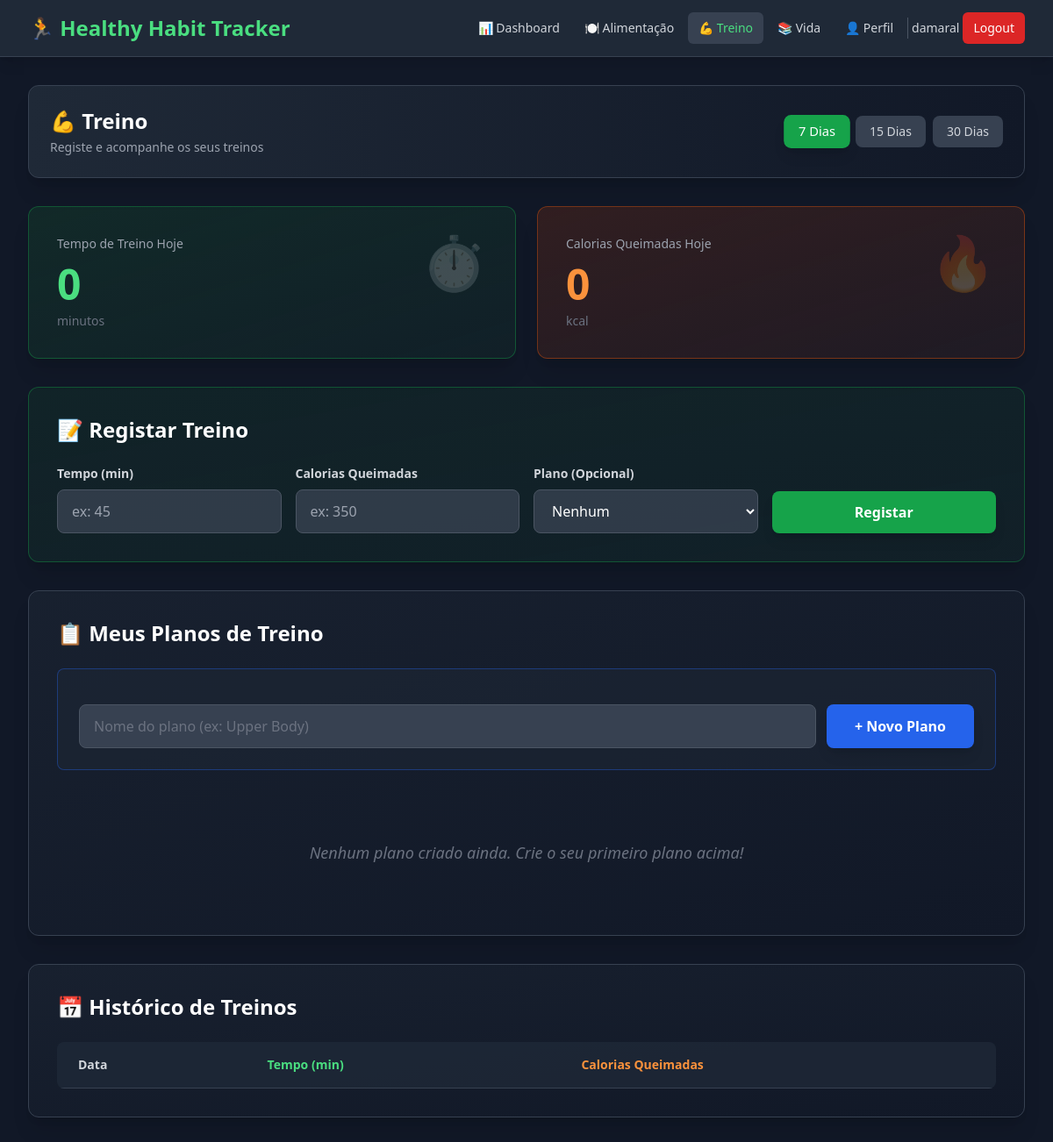
Screenshot of /treino (signed in) with the database file from the repository.
### models.py (models this page shows)
class User(db.Model, UserMixin):
    id = db.Column(db.Integer, primary_key=True)
    username = db.Column(db.String(80), unique=True, nullable=False)
    password_hash = db.Column(db.String(128), nullable=False)
    goal_calories = db.Column(db.Integer, default=2000)
    goal_water = db.Column(db.Float, default=2.0)
    goal_weight = db.Column(db.Float, default=70.0)
    goal_workout_time = db.Column(db.Integer, default=30) # minutos por dia
    goal_workout_days = db.Column(db.Integer, default=3) # dias por semana
    goal_sleep_hours = db.Column(db.Float, default=8.0) # horas por noite
    goal_reading_pages = db.Column(db.Integer, default=20) # páginas por dia
    logs = db.relationship('DailyLog', backref='user', lazy=True)
    training_plans = db.relationship('TrainingPlan', backref='user', lazy=True)

class DailyLog(db.Model):
    id = db.Column(db.Integer, primary_key=True)
    date = db.Column(db.Date, nullable=False, default=datetime.utcnow().date)
    calories_consumed = db.Column(db.Integer, default=0)
    water_liters = db.Column(db.Float, default=0.0)
    calories_burned = db.Column(db.Integer, default=0)
    workout_minutes = db.Column(db.Integer, default=0)
    reading_pages = db.Column(db.Integer, default=0)
    weight = db.Column(db.Float, default=0.0)
    sleep_hours = db.Column(db.Float, default=0.0)
    protein_consumed = db.Column(db.Float, default=0.0)
    carbs_consumed = db.Column(db.Float, default=0.0)
    fats_consumed = db.Column(db.Float, default=0.0)
    training_plan_id = db.Column(db.Integer, db.ForeignKey('training_plan.id'), nullable=True)
    training_plan = db.relationship('TrainingPlan', backref='logs', lazy=True)
    user_id = db.Column(db.Integer, db.ForeignKey('user.id'), nullable=False)
    __table_args__ = (db.UniqueConstraint('user_id', 'date', name='_user_date_uc'),)

### app.py (the view, shortened to what this page needs)
@app.route('/treino', methods=['GET', 'POST'])
@login_required
def treino():
    filter_days = int(request.args.get('days', 7))
    today = datetime.utcnow().date()
    start_date = today - timedelta(days=filter_days-1)
    logs = DailyLog.query.filter(DailyLog.user_id == current_user.id, DailyLog.date >= start_date).order_by(DailyLog.date.asc()).all()
    plans = TrainingPlan.query.filter_by(user_id=current_user.id).all()
    log_today = get_or_create_log(current_user.id)
    return render_template('treino.html', logs=logs, plans=plans, log_today=log_today, filter_days=filter_days)

### app.py (called while the page is built)
@login_manager.user_loader
def load_user(user_id):
    return User.query.get(int(user_id))

def get_or_create_log(user_id, date=None):
    if date is None:
        date = datetime.utcnow().date()
    log = DailyLog.query.filter_by(user_id=user_id, date=date).first()
    if not log:
        log = DailyLog(user_id=user_id, date=date)
        db.session.add(log)
        db.session.commit()
    return log

### templates/treino.html (shortened to what this page needs)
{% extends "base.html" %}
{% block content %}
<div class="space-y-8">
    <div class="flex flex-col sm:flex-row justify-between items-center bg-gradient-to-r from-gray-800 to-gray-900 p-6 rounded-xl shadow-xl border border-gray-700 gap-4">
        <div>
            <h2 class="text-2xl font-bold text-white">💪 Treino</h2>
            <p class="text-gray-400 text-sm mt-1">Registe e acompanhe os seus treinos</p>
        </div>
        <div class="flex flex-wrap justify-center gap-2">
            <a href="{{ url_for('treino', days=7) }}" class="px-4 py-2 rounded-lg text-sm font-medium transition-all {% if filter_days == 7 %}bg-green-600 text-white shadow-lg scale-105{% else %}bg-gray-700 text-gray-300 hover:bg-gray-600{% endif %}">7 Dias</a>
            <a href="{{ url_for('treino', days=15) }}" class="px-4 py-2 rounded-lg text-sm font-medium transition-all {% if filter_days == 15 %}bg-green-600 text-white shadow-lg scale-105{% else %}bg-gray-700 text-gray-300 hover:bg-gray-600{% endif %}">15 Dias</a>
            <a href="{{ url_for('treino', days=30) }}" class="px-4 py-2 rounded-lg text-sm font-medium transition-all {% if filter_days == 30 %}bg-green-600 text-white shadow-lg scale-105{% else %}bg-gray-700 text-gray-300 hover:bg-gray-600{% endif %}">30 Dias</a>
        </div>
    </div>
    <div class="grid grid-cols-1 md:grid-cols-2 gap-6">
        <div class="bg-gradient-to-br from-green-900/30 to-green-800/10 border border-green-600/40 p-8 rounded-xl shadow-xl hover:from-green-900/40 hover:to-green-800/20 transition">
            <div class="flex justify-between items-start">
                <div>
                    <p class="text-gray-400 text-sm mb-3">Tempo de Treino Hoje</p>
                    <p class="text-5xl font-bold text-green-400">{{ log_today.workout_minutes }}</p>
                    <p class="text-gray-500 text-sm mt-2">minutos</p>
                </div>
                <div class="text-6xl opacity-20">⏱️</div>
            </div>
        </div>
        <div class="bg-gradient-to-br from-orange-900/30 to-orange-800/10 border border-orange-600/40 p-8 rounded-xl shadow-xl hover:from-orange-900/40 hover:to-orange-800/20 transition">
            <div class="flex justify-between items-start">
                <div>
                    <p class="text-gray-400 text-sm mb-3">Calorias Queimadas Hoje</p>
                    <p class="text-5xl font-bold text-orange-400">{{ log_today.calories_burned }}</p>
                    <p class="text-gray-500 text-sm mt-2">kcal</p>
                </div>
                <div class="text-6xl opacity-20">🔥</div>
            </div>
        </div>
    </div>
    <div class="bg-gradient-to-br from-green-900/20 to-green-800/10 border border-green-600/40 p-8 rounded-xl shadow-xl">
        <h3 class="text-2xl font-bold text-white mb-6">📝 Registar Treino</h3>
        <form method="POST" class="space-y-4">
            <div class="grid grid-cols-1 md:grid-cols-4 gap-4">
                <div>
                    <label class="block text-sm font-semibold text-gray-300 mb-2">Tempo (min)</label>
                    <input type="number" name="minutes" required class="w-full px-4 py-3 bg-gray-700/80 border border-gray-600 rounded-lg text-white focus:outline-none focus:ring-2 focus:ring-green-500" placeholder="ex: 45">
                </div>
                <div>
                    <label class="block text-sm font-semibold text-gray-300 mb-2">Calorias Queimadas</label>
                    <input type="number" name="calories" required class="w-full px-4 py-3 bg-gray-700/80 border border-gray-600 rounded-lg text-white focus:outline-none focus:ring-2 focus:ring-green-500" placeholder="ex: 350">
                </div>
                <div>
                    <label class="block text-sm font-semibold text-gray-300 mb-2">Plano (Opcional)</label>
                    <select name="plan_id" class="w-full px-4 py-3 bg-gray-700/80 border border-gray-600 rounded-lg text-white focus:outline-none focus:ring-2 focus:ring-green-500">
                        <option value="">Nenhum</option>
                    </select>
                </div>
                <div class="flex items-end">
                    <button type="submit" class="w-full bg-green-600 hover:bg-green-700 text-white px-6 py-3 rounded-lg font-semibold transition-all transform hover:scale-105 shadow-lg">Registar</button>
                </div>
            </div>
        </form>
    </div>
    <div class="bg-gradient-to-br from-gray-800/50 to-gray-900/30 border border-gray-700 rounded-xl p-8 shadow-xl">
        <h3 class="text-2xl font-bold text-white mb-6">📋 Meus Planos de Treino</h3>
        <div class="mb-8 p-6 bg-gray-800/50 rounded-lg border border-blue-600/40">
            <form method="POST" class="space-y-4">
                <div class="flex flex-col sm:flex-row gap-3">
                    <input type="text" name="plan_name" placeholder="Nome do plano (ex: Upper Body)" required class="flex-1 px-4 py-3 bg-gray-700 border border-gray-600 rounded-lg text-white placeholder-gray-500 focus:outline-none focus:ring-2 focus:ring-blue-500">
                    <button type="submit" class="bg-blue-600 hover:bg-blue-700 text-white px-8 py-3 rounded-lg font-semibold transition-all transform hover:scale-105 shadow-lg whitespace-nowrap">+ Novo Plano</button>
                </div>
            </form>
        </div>
        {% if plans %}
        <div class="space-y-6">
            {% for plan in plans %}
            <div class="border border-gray-700/50 p-6 rounded-lg bg-gray-800/30 hover:bg-gray-800/50 transition-all">
                <div class="flex justify-between items-center mb-6">
                    <h4 class="text-xl font-bold text-green-400">{{ plan.name }}</h4>
                    <form method="POST" class="inline" onsubmit="return confirm('Tem a certeza?');">
                        <input type="hidden" name="action" value="delete_plan">
                        <input type="hidden" name="plan_id" value="{{ plan.id }}">
                        <button type="submit" class="text-red-400 hover:text-red-300 text-sm font-semibold transition-colors">🗑️ Apagar</button>
                    </form>
                </div>
                <form method="POST" class="mb-6 p-4 bg-gray-700/30 rounded-lg border border-gray-600 space-y-3">
                    <input type="hidden" name="action" value="add_exercise">
                    <input type="hidden" name="plan_id" value="{{ plan.id }}">
                    <div class="grid grid-cols-1 md:grid-cols-5 gap-2">
                        <input type="text" name="exercise_name" placeholder="Nome do exercício" required class="md:col-span-2 px-3 py-2 bg-gray-700 border border-gray-600 rounded-lg text-white text-sm focus:outline-none focus:ring-2 focus:ring-green-500">
                        <input type="number" name="sets" placeholder="Séries" required class="px-3 py-2 bg-gray-700 border border-gray-600 rounded-lg text-white text-sm focus:outline-none focus:ring-2 focus:ring-green-500">
                        <input type="text" name="reps" placeholder="Repetições" required class="px-3 py-2 bg-gray-700 border border-gray-600 rounded-lg text-white text-sm focus:outline-none focus:ring-2 focus:ring-green-500">
                        <input type="number" step="0.1" name="weight" placeholder="Peso (kg)" class="px-3 py-2 bg-gray-700 border border-gray-600 rounded-lg text-white text-sm focus:outline-none focus:ring-2 focus:ring-green-500">
                    </div>
                    <button type="submit" class="w-full md:col-span-5 bg-green-600 hover:bg-green-700 text-white px-4 py-2 rounded-lg text-sm font-semibold transition-all">+ Adicionar Exercício</button>
                </form>
                {% if plan.exercises %}
                <div class="overflow-x-auto rounded-lg">
                    <table class="w-full text-sm">
                        <thead class="bg-gray-800/60 border-b border-gray-700">
                            <tr>
                                <th class="px-4 py-3 text-left text-gray-300 font-semibold">Exercício</th>
                                <th class="px-4 py-3 text-left text-gray-300 font-semibold">Séries</th>
                                <th class="px-4 py-3 text-left text-gray-300 font-semibold">Reps</th>
                                <th class="px-4 py-3 text-left text-gray-300 font-semibold">Peso (kg)</th>
                                <th class="px-4 py-3 text-right text-gray-300 font-semibold">Ações</th>
                            </tr>
                        </thead>
                        <tbody class="divide-y divide-gray-700/30">
                            {% for exercise in plan.exercises %}
                            <tr class="hover:bg-gray-800/30 transition-colors">
                                <td class="px-4 py-3 font-medium text-white">{{ exercise.name }}</td>
                                <td class="px-4 py-3 text-gray-300">{{ exercise.sets }}</td>
                                <td class="px-4 py-3 text-gray-300">{{ exercise.reps }}</td>
                                <td class="px-4 py-3 text-gray-300">{{ exercise.weight }}</td>
                                <td class="px-4 py-3 text-right">
                                    <form method="POST" class="inline" onsubmit="return confirm('Apagar exercício?');">
                                        <input type="hidden" name="action" value="delete_exercise">
                                        <input type="hidden" name="exercise_id" value="{{ exercise.id }}">
                                        <button type="submit" class="text-red-400 hover:text-red-300 text-xs font-semibold transition-colors">Remover</button>
                                    </form>
                                </td>
                            </tr>
                            {% endfor %}
                        </tbody>
                    </table>
                </div>
                {% else %}
                <p class="text-gray-500 text-sm italic">Nenhum exercício adicionado ainda.</p>
                {% endif %}
            </div>
            {% endfor %}
        </div>
        {% else %}
        <div class="text-center py-12">
            <p class="text-gray-500 italic text-lg">Nenhum plano criado ainda. Crie o seu primeiro plano acima!</p>
        </div>
        {% endif %}
    </div>
    <div class="bg-gradient-to-br from-gray-800/50 to-gray-900/30 border border-gray-700 rounded-xl p-8 shadow-xl">
        <h3 class="text-2xl font-bold text-white mb-6">📅 Histórico de Treinos</h3>
        <div class="overflow-x-auto rounded-lg">
            <table class="w-full text-sm">
                <thead class="bg-gray-800/80 border-b border-gray-700">
                    <tr>
                        <th class="px-6 py-4 text-left text-gray-300 font-semibold">Data</th>
                        <th class="px-6 py-4 text-left text-green-400 font-semibold">Tempo (min)</th>
                        <th class="px-6 py-4 text-left text-orange-400 font-semibold">Calorias Queimadas</th>
                    </tr>
                </thead>
            </table>
        </div>
    </div>
</div>
{% endblock %}

### templates/base.html (shortened to what this page needs)
<!DOCTYPE html>
<html lang="pt">
<head>
    <script src="https://cdn.tailwindcss.com"></script>
</head>
<body class="bg-gray-900 text-gray-100">
    <nav class="bg-gray-800 border-b border-gray-700 shadow-lg">
        <div class="max-w-7xl mx-auto px-4 sm:px-6 lg:px-8">
            <div class="flex justify-between h-16">
                <div class="flex items-center">
                    <h1 class="text-xl sm:text-2xl font-bold text-green-400">🏃 Healthy Habit Tracker</h1>
                </div>
                {% if current_user.is_authenticated %}
                <div class="hidden md:flex items-center space-x-1">
                    <a href="{{ url_for('dashboard') }}" class="{% if request.endpoint == 'dashboard' %}bg-gray-700 text-green-400{% else %}text-gray-300 hover:bg-gray-700 hover:text-white{% endif %} px-3 py-2 rounded-md text-sm font-medium transition-colors">📊 Dashboard</a>
                    <a href="{{ url_for('alimentacao') }}" class="{% if request.endpoint == 'alimentacao' %}bg-gray-700 text-green-400{% else %}text-gray-300 hover:bg-gray-700 hover:text-white{% endif %} px-3 py-2 rounded-md text-sm font-medium transition-colors">🍽️ Alimentação</a>
                    <a href="{{ url_for('treino') }}" class="{% if request.endpoint == 'treino' %}bg-gray-700 text-green-400{% else %}text-gray-300 hover:bg-gray-700 hover:text-white{% endif %} px-3 py-2 rounded-md text-sm font-medium transition-colors">💪 Treino</a>
                    <a href="{{ url_for('vida') }}" class="{% if request.endpoint == 'vida' %}bg-gray-700 text-green-400{% else %}text-gray-300 hover:bg-gray-700 hover:text-white{% endif %} px-3 py-2 rounded-md text-sm font-medium transition-colors">📚 Vida</a>
                    <a href="{{ url_for('perfil') }}" class="{% if request.endpoint == 'perfil' %}bg-gray-700 text-green-400{% else %}text-gray-300 hover:bg-gray-700 hover:text-white{% endif %} px-3 py-2 rounded-md text-sm font-medium transition-colors">👤 Perfil</a>
                    <span class="text-gray-300 text-sm mr-4">{{ current_user.username }}</span>
                    <a href="{{ url_for('logout') }}" class="bg-red-600 hover:bg-red-700 text-white px-3 py-2 rounded-md text-sm font-medium transition-colors">Logout</a>
                </div>
                {% endif %}
            </div>
        </div>
    </nav>
    <div class="max-w-7xl mx-auto px-4 sm:px-6 lg:px-8 py-8">
        {% block content %}{% endblock %}
    </div>
</body>
</html>

### rows the page displays
User: username "damaral"
DailyLog: workout_minutes "0", calories_burned "0"
